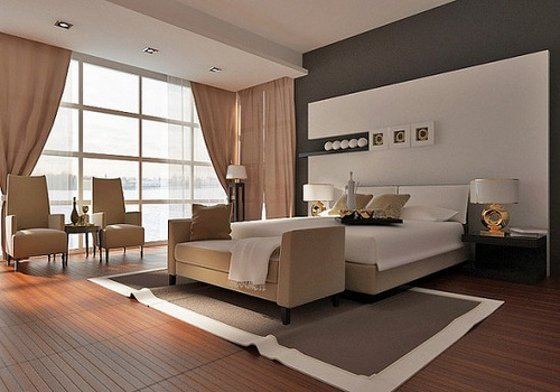
#> input picture samples/house2.jpg, 560 x 392 px
$ python contour.py
#> lines starting #> are read from the running program, lines starting #| are printed output that depends on the picture
import cv2 as cv
import numpy as np
import matplotlib.pyplot as plt


if __name__ == '__main__':
    img_pth = 'samples/house2.jpg'
    img = cv.imread(img_pth, -1)
#> img is the input picture: shape (392, 560, 3); mean B, G, R 101.4, 113.8, 133.2
    h, w = img.shape[:2]
#> h = 392; w = 560

    contour = cv.Canny(img, 255/3, 255) / 255
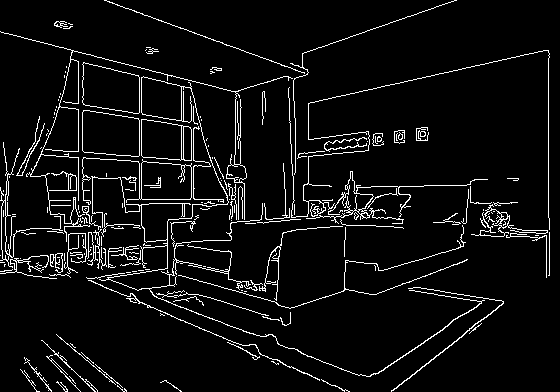
#> contour: shape (392, 560) float64; values 0 (black) and 1 (white), 5.9% white in thin lines or dots
    contour2 = cv.resize(contour, (w//2, h//2), interpolation=cv.INTER_CUBIC)
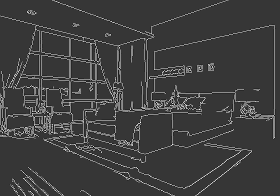
#> contour2: shape (196, 280) float64; min -0.372, max 1.36, mean 0.0587; drawn with min black and max white
    _, contour2 = cv.threshold(contour2, 0, 1, cv.THRESH_BINARY)
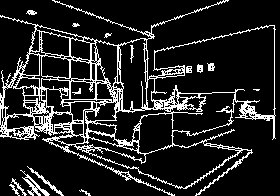
#> contour2: shape (196, 280) float64; values 0 (black) and 1 (white), 14.4% white in thin lines or dots
    contour3 = cv.resize(contour, (w//4, h//4), interpolation=cv.INTER_CUBIC)
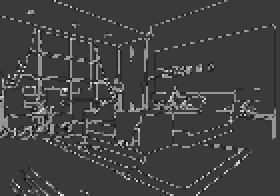
#> contour3: shape (98, 140) float64 (shown 2 times larger); min -0.372, max 1.26, mean 0.0577; drawn with min black and max white
    _, contour3 = cv.threshold(contour3, 0, 1, cv.THRESH_BINARY)
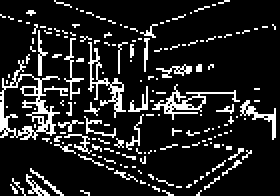
#> contour3: shape (98, 140) float64 (shown 2 times larger); values 0 (black) and 1 (white), 14% white in thin lines or dots
    plt.subplot(221)
    plt.imshow(img)
    plt.subplot(222)
    plt.imshow(contour)
    plt.subplot(223)
    plt.imshow(contour2)
    plt.subplot(224)
    plt.imshow(contour3)
    plt.show()
#> figure, not shown here; B, G, R data is drawn as R, G, B

$ run again, with samples/house1.jpg copied over samples/house2.jpg
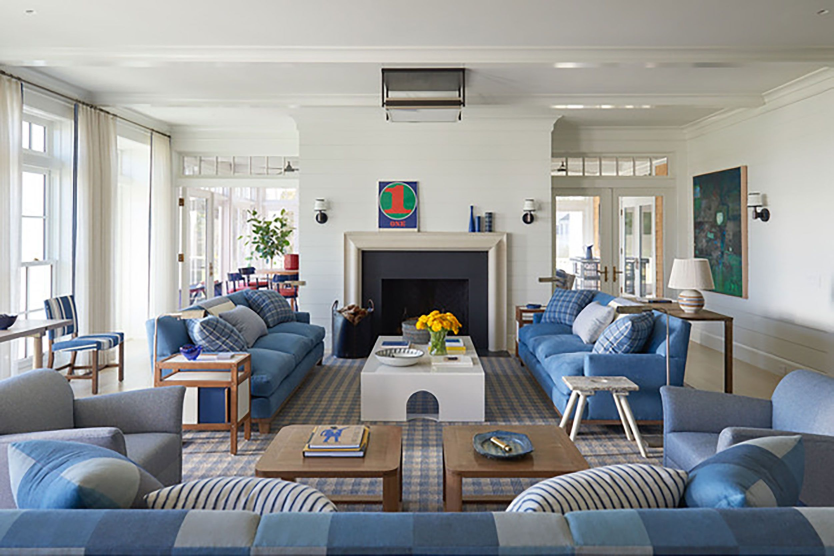
#> input picture samples/house1.jpg, 2500 x 1668 px (shown at 1/3 size)
#> img is the input picture: shape (1668, 2500, 3); mean B, G, R 150.8, 150.5, 148.4
#> `contour = cv.Canny(img, 255/3, 255) / 255`:
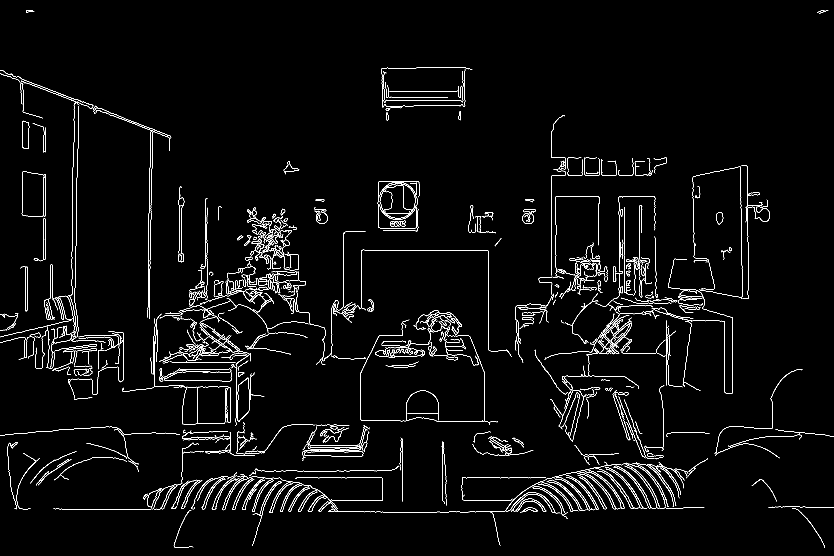
#> contour: shape (1668, 2500) float64 (shown at 1/3 size); values 0 (black) and 1 (white), 2.1% white in thin lines or dots
#> `_, contour3 = cv.threshold(contour3, 0, 1, cv.THRESH_BINARY)`:
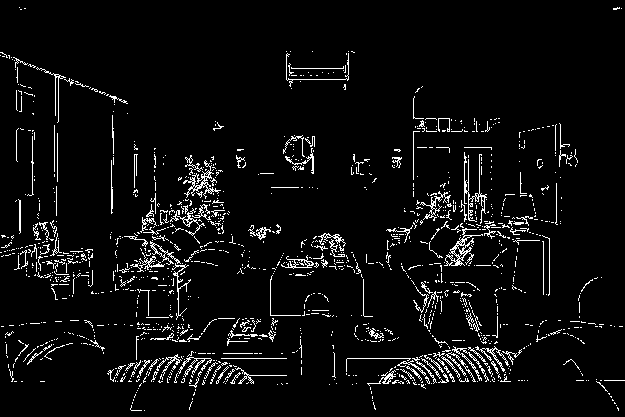
#> contour3: shape (417, 625) float64; values 0 (black) and 1 (white), 5.1% white in thin lines or dots
